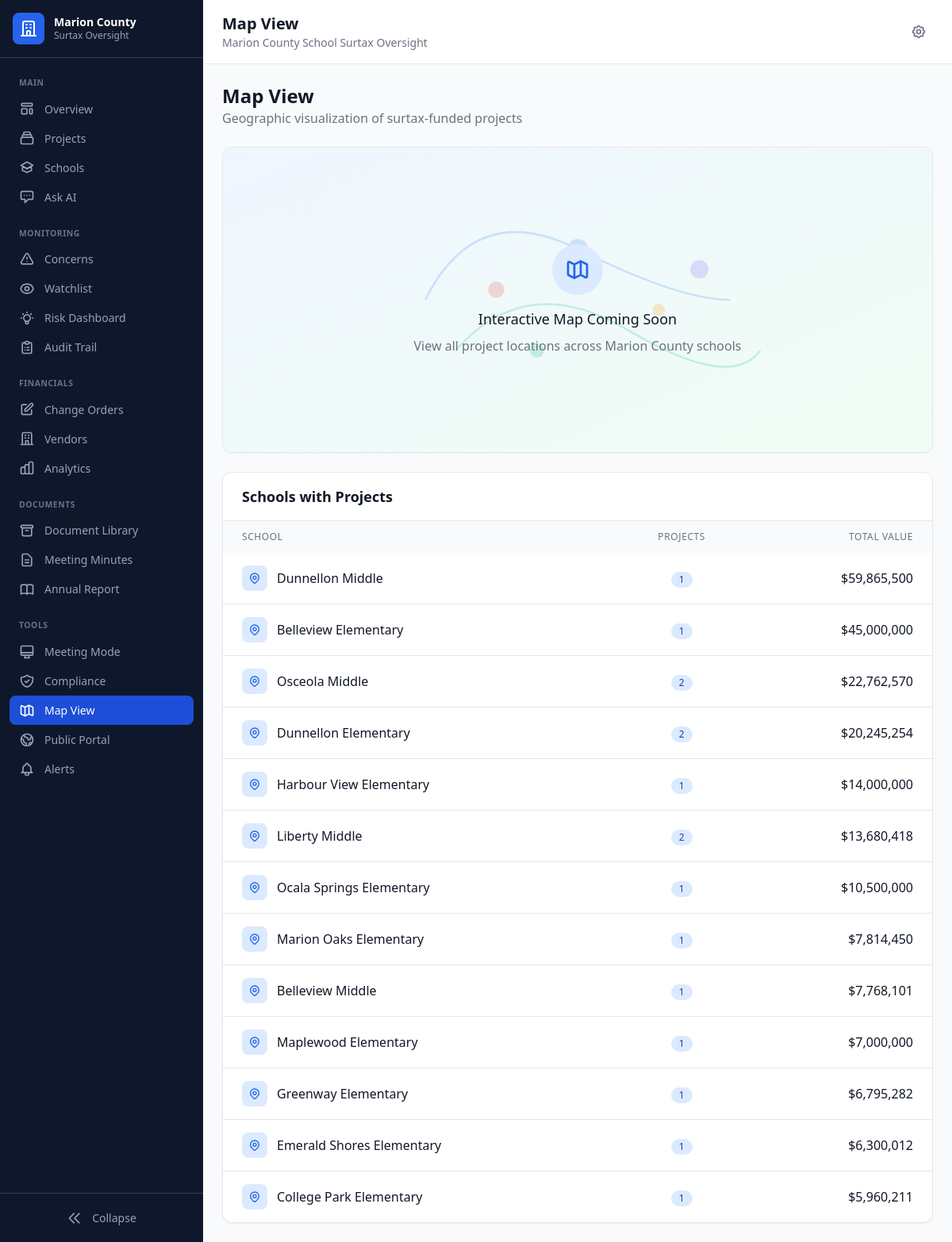
The page /map on the database its author committed.
### tables this page shows
CREATE TABLE contracts (
                contract_id TEXT PRIMARY KEY,
                contract_number TEXT,
                title TEXT NOT NULL,
                description TEXT,
                contract_type TEXT,
                department TEXT,
                fiscal_year TEXT,
                vendor_id TEXT,
                vendor_name TEXT,

                -- Financials
                original_amount REAL DEFAULT 0,
                current_amount REAL DEFAULT 0,
                total_paid REAL DEFAULT 0,
                remaining_balance REAL DEFAULT 0,

                -- Dates
                solicitation_date TEXT,
                award_date TEXT,
                start_date TEXT,
                original_end_date TEXT,
                current_end_date TEXT,
                actual_end_date TEXT,

                -- Status tracking
                status TEXT DEFAULT 'Draft',
                phase TEXT DEFAULT 'Planning',
                percent_complete REAL DEFAULT 0,

                -- Scoring
                performance_score REAL DEFAULT 50,
                cost_variance_score REAL DEFAULT 50,
                schedule_variance_score REAL DEFAULT 50,
                compliance_score REAL DEFAULT 50,
                overall_health_score REAL DEFAULT 50,
                risk_level TEXT DEFAULT 'Medium',

                -- Procurement info
                procurement_method TEXT,
                bid_count INTEGER DEFAULT 0,
                justification TEXT,

                -- Board/Council info
                board_approval_date TEXT,
                board_resolution TEXT,
                council_district TEXT,
                school_zone TEXT,

                -- Location
                project_location TEXT,
                latitude REAL,
                longitude REAL,

                -- Flags
                has_change_orders INTEGER DEFAULT 0,
                change_order_count INTEGER DEFAULT 0,
                total_change_order_amount REAL DEFAULT 0,
                is_emergency INTEGER DEFAULT 0,
                is_sole_source INTEGER DEFAULT 0,
                requires_insurance INTEGER DEFAULT 1,
                insurance_verified INTEGER DEFAULT 0,
                requires_bond INTEGER DEFAULT 0,
                bond_verified INTEGER DEFAULT 0,

                notes TEXT,
                created_at TEXT DEFAULT CURRENT_TIMESTAMP,
                updated_at TEXT DEFAULT CURRENT_TIMESTAMP,
                created_by TEXT,
                is_deleted INTEGER DEFAULT 0, surtax_funded INTEGER DEFAULT NULL, surtax_category TEXT, surtax_subcategory TEXT, funding_source TEXT DEFAULT 'Unconfirmed', school_name TEXT, school_id TEXT, promised_completion_date TEXT, ballot_priority INTEGER, on_official_list INTEGER DEFAULT NULL, is_delayed INTEGER DEFAULT 0, delay_reason TEXT, delay_days INTEGER DEFAULT 0, is_over_budget INTEGER DEFAULT 0, budget_variance_amount REAL DEFAULT 0, budget_variance_pct REAL DEFAULT 0, is_watchlisted INTEGER DEFAULT 0, watchlist_reason TEXT, watchlist_added_date TEXT, last_committee_review_date TEXT, committee_notes TEXT, vendor_type TEXT, vendor_size TEXT, vendor_headquarters TEXT, expenditure_type TEXT DEFAULT 'Capital', planned_value REAL, earned_value REAL, actual_cost REAL, cost_variance REAL, schedule_variance REAL, cost_performance_index REAL, schedule_performance_index REAL,

                FOREIGN KEY (vendor_id) REFERENCES vendors(vendor_id)
            );

### surtax_app/app.py (the view)
@app.route('/map')
def map_view():
    conn = get_db()
    cursor = conn.cursor()
    cursor.execute('''
        SELECT DISTINCT
            school_name,
            COUNT(*) as project_count,
            SUM(current_amount) as total_value
        FROM contracts
        WHERE is_deleted = 0 AND surtax_category IS NOT NULL AND school_name IS NOT NULL
        GROUP BY school_name
        ORDER BY total_value DESC
    ''')
    schools = cursor.fetchall()
    conn.close()
    return render_template('surtax/map_view.html',
                          title='Map View',
                          schools=schools)

### surtax_app/app.py (called while the page is built)
def get_db():
    conn = sqlite3.connect(str(DB_PATH))
    conn.row_factory = sqlite3.Row
    return conn

### surtax_app/templates/surtax/map_view.html (shortened to what this page needs)
{% extends "surtax/base.html" %}
{% block content %}
<div class="space-y-6">
    <div class="flex justify-between items-center">
        <div>
            <h2 class="text-2xl font-bold text-gray-900">Map View</h2>
            <p class="text-gray-500">Geographic visualization of surtax-funded projects</p>
        </div>
    </div>
    <div class="bg-white rounded-xl shadow-sm border border-gray-200 overflow-hidden">
        <div class="h-96 bg-gradient-to-br from-blue-50 to-green-50 flex items-center justify-center relative">
            <div class="absolute inset-0 opacity-20">
            </div>
            <div class="text-center z-10">
                <div class="w-16 h-16 bg-blue-100 rounded-full flex items-center justify-center mx-auto mb-4">
                </div>
                <h3 class="text-lg font-medium text-gray-900 mb-2">Interactive Map Coming Soon</h3>
                <p class="text-gray-500 max-w-md">
                    View all project locations across Marion County schools
                </p>
            </div>
        </div>
    </div>
    <div class="bg-white rounded-xl shadow-sm border border-gray-200 overflow-hidden">
        <div class="px-6 py-4 border-b border-gray-200">
            <h3 class="text-lg font-semibold text-gray-900">Schools with Projects</h3>
        </div>
        <div class="overflow-x-auto">
            <table class="w-full">
                <thead class="bg-gray-50">
                    <tr>
                        <th class="px-6 py-3 text-left text-xs font-medium text-gray-500 uppercase tracking-wider">School</th>
                        <th class="px-6 py-3 text-center text-xs font-medium text-gray-500 uppercase tracking-wider">Projects</th>
                        <th class="px-6 py-3 text-right text-xs font-medium text-gray-500 uppercase tracking-wider">Total Value</th>
                    </tr>
                </thead>
                <tbody class="divide-y divide-gray-200">
                    {% for school in schools %}
                    <tr class="hover:bg-gray-50">
                        <td class="px-6 py-4">
                            <div class="flex items-center">
                                <div class="w-8 h-8 bg-blue-100 rounded-lg flex items-center justify-center mr-3">
                                </div>
                                <span class="font-medium text-gray-900">{{ school.school_name }}</span>
                            </div>
                        </td>
                        <td class="px-6 py-4 text-center">
                            <span class="inline-flex items-center px-2.5 py-0.5 rounded-full text-xs font-medium bg-blue-100 text-blue-800">
                                {{ school.project_count }}
                            </span>
                        </td>
                        <td class="px-6 py-4 text-right font-medium text-gray-900">
                            ${{ '{:,.0f}'.format(school.total_value or 0) }}
                        </td>
                    </tr>
                    {% endfor %}
                </tbody>
            </table>
        </div>
    </div>
</div>
{% endblock %}

### rows shown on the page
contracts: school_name "Dunnellon Middle", project_count "1", total_value "59,865,500"
contracts: school_name "Belleview Elementary", project_count "1", total_value "45,000,000"
contracts: school_name "Harbour View Elementary", project_count "1", total_value "14,000,000"
contracts: school_name "Ocala Springs Elementary", project_count "1", total_value "10,500,000"
contracts: school_name "Marion Oaks Elementary", project_count "1", total_value "7,814,450"
contracts: school_name "Belleview Middle", project_count "1", total_value "7,768,101"
contracts: school_name "Maplewood Elementary", project_count "1", total_value "7,000,000"
contracts: school_name "Greenway Elementary", project_count "1", total_value "6,795,282"
contracts: school_name "Emerald Shores Elementary", project_count "1", total_value "6,300,012"
contracts: school_name "College Park Elementary", project_count "1", total_value "5,960,211"

### other values the page prints
{{ title }} "Map View"
{{ school.school_name }} "Osceola Middle" "Dunnellon Elementary" "Liberty Middle"
{{ school.project_count }} "2" "2" "2"
{{ '{:,.0f}'.format(school.total_value or 0) }} "22,762,570" "20,245,254" "13,680,418"
